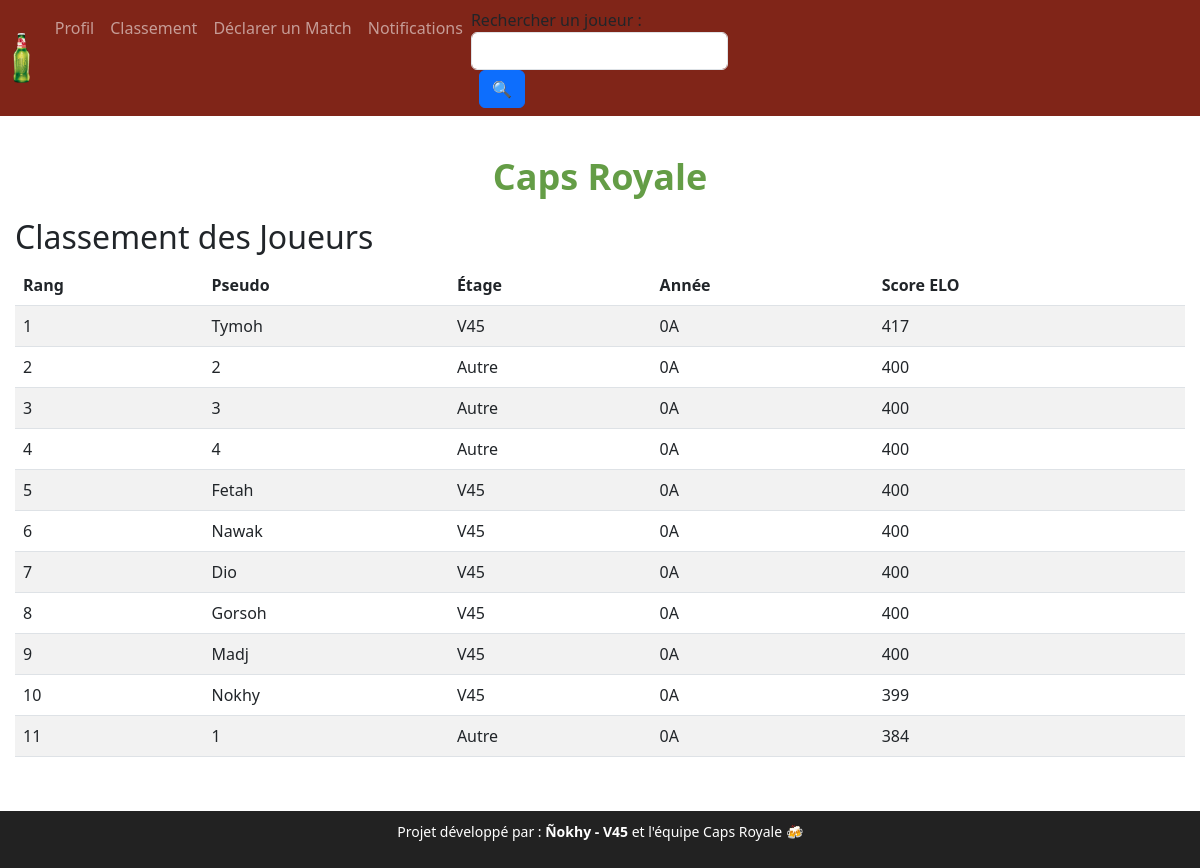
Page /ranking on the committed database.
### models.py (models this page shows)
class User(db.Model):
    id = db.Column(db.Integer, primary_key=True)
    username = db.Column(db.String(80), unique=True, nullable=False)
    password = db.Column(db.String(120), nullable=False)
    floor = db.Column(db.String(10), nullable=False)
    year = db.Column(db.String(10), nullable=False)
    elo = db.Column(db.Integer, default=400)

### routes.py (the view)
    @app.route("/ranking")
    def ranking():
        players = User.query.order_by(User.elo.desc()).all()
        return render_template("ranking.html", players=players)

### templates/ranking.html
{% extends "base.html" %}
{% block content %}
<h2>Classement des Joueurs</h2>
<table class="table table-striped ranking-table">
    <thead>
        <tr>
            <th>Rang</th>
            <th>Pseudo</th>
            <th>Étage</th>
            <th>Année</th>
            <th>Score ELO</th>
        </tr>
    </thead>
    <tbody>
        {% for player in players %}
        <tr>
            <td>{{ loop.index }}</td>
            <td>{{ player.username }}</td>
            <td>{{ player.floor }}</td>
            <td>{{ player.year }}</td>
            <td>{{ player.elo }}</td>
        </tr>
        {% endfor %}
    </tbody>
</table>
{% endblock %}

### templates/base.html (shortened to what this page needs)
<!DOCTYPE html>
<html lang="fr">
<head>
    <link rel="stylesheet" href="https://cdn.jsdelivr.net/npm/bootstrap@5.3.0/dist/css/bootstrap.min.css">
    <link rel="stylesheet" href="{{ url_for('static', filename='styles.css') }}">
</head>
<body>
    <nav class="navbar navbar-expand-lg navbar-dark bg-danger">
        <div class="container-fluid">
            <a class="navbar-brand" href="/">
                <img src="{{ url_for('static', filename='kro2.png') }}" alt="Caps Royale" class="logo-img">
            </a>
            <div class="collapse navbar-collapse" id="navbarNav">
                <ul class="navbar-nav">
                    <li class="nav-item"><a class="nav-link" href="/profile">Profil</a></li>
                    <li class="nav-item"><a class="nav-link" href="/ranking">Classement</a></li>
                    <li class="nav-item"><a class="nav-link" href="/declare_match">Déclarer un Match</a></li>
                    <li class="nav-item"><a class="nav-link" href="/notifications">Notifications</a></li>
                    <div id="search-container">
                    </div>
                </ul>
            </div>
        </div>
    </nav>
    <div class="container mt-4">
        <h1 class="page-title">Caps Royale</h1>
        {% block content %}{% endblock %}
    </div>
    <footer class="footer">
        <p>Projet développé par : <strong>Ñokhy - V45</strong> et l'équipe Caps Royale 🍻</p>
    </footer>
</body>
</html>

### static/styles.css (style rules this page uses)
body { font-size: 16px; padding-bottom: 80px; }
.container { max-width: 100%; padding: 15px; }
.footer { text-align: center; padding: 10px; background-color: #222; color: white; position: fixed; bottom: 0; width: 100%; font-size: 14px; }
.logo-img { height: 50px; width: auto; }
.page-title { text-align: center; font-size: 36px; font-weight: bold; margin-bottom: 20px; color: #649d46; }
.navbar { background-color: #802518 !important; }

### rows in the picture
User: username "Tymoh", floor "V45", year "0A", elo "417"
User: username "2", floor "Autre", year "0A", elo "400"
User: username "3", floor "Autre", year "0A", elo "400"
User: username "4", floor "Autre", year "0A", elo "400"
User: username "Fetah", floor "V45", year "0A", elo "400"
User: username "Nawak", floor "V45", year "0A", elo "400"
User: username "Dio", floor "V45", year "0A", elo "400"
User: username "Gorsoh", floor "V45", year "0A", elo "400"
User: username "Madj", floor "V45", year "0A", elo "400"
User: username "Nokhy", floor "V45", year "0A", elo "399"
User: username "1", floor "Autre", year "0A", elo "384"
